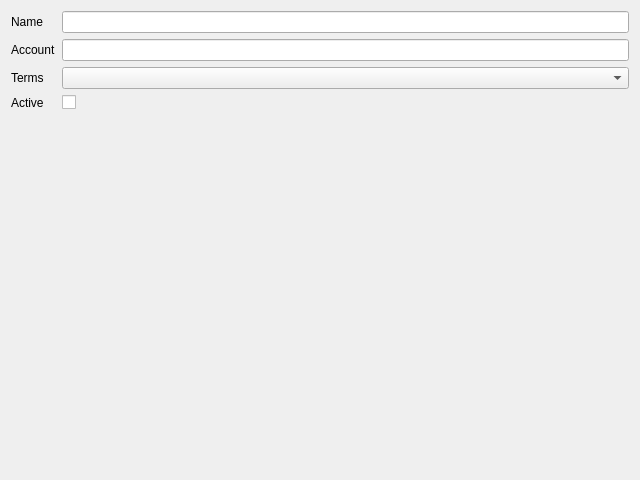
<?xml version="1.0" encoding="UTF-8"?>
<!-- SPDX-License-Identifier: MIT -->
<ui version="4.0">
 <class>VendorDialog</class>
 <widget class="QDialog" name="VendorDialog">
  <property name="geometry">
   <rect>
    <x>0</x>
    <y>0</y>
    <width>640</width>
    <height>480</height>
   </rect>
  </property>
  <property name="windowTitle">
   <string>Vendor</string>
  </property>
  <layout class="QFormLayout" name="formLayout">
   <item row="0" column="0">
    <widget class="QLabel" name="label_nameEdit">
     <property name="text">
      <string>Name</string>
     </property>
     <property name="buddy">
      <cstring>nameEdit</cstring>
     </property>
    </widget>
   </item>
   <item row="0" column="1">
    <widget class="QLineEdit" name="nameEdit"/>
   </item>
   <item row="1" column="0">
    <widget class="QLabel" name="label_accountEdit">
     <property name="text">
      <string>Account</string>
     </property>
     <property name="buddy">
      <cstring>accountEdit</cstring>
     </property>
    </widget>
   </item>
   <item row="1" column="1">
    <widget class="QLineEdit" name="accountEdit"/>
   </item>
   <item row="2" column="0">
    <widget class="QLabel" name="label_termsCombo">
     <property name="text">
      <string>Terms</string>
     </property>
     <property name="buddy">
      <cstring>termsCombo</cstring>
     </property>
    </widget>
   </item>
   <item row="2" column="1">
    <widget class="QComboBox" name="termsCombo"/>
   </item>
   <item row="3" column="0">
    <widget class="QLabel" name="label_activeCheck">
     <property name="text">
      <string>Active</string>
     </property>
     <property name="buddy">
      <cstring>activeCheck</cstring>
     </property>
    </widget>
   </item>
   <item row="3" column="1">
    <widget class="QCheckBox" name="activeCheck"/>
   </item>
  </layout>
 </widget>
 <tabstops>
  <tabstop>nameEdit</tabstop>
  <tabstop>accountEdit</tabstop>
  <tabstop>termsCombo</tabstop>
  <tabstop>activeCheck</tabstop>
 </tabstops>
</ui>
